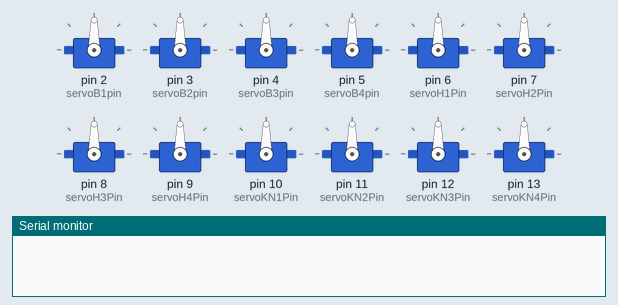
Bench run of a sketch on a simulated Arduino Uno, built with avr-gcc and run on an emulated ATmega328P. Shown: 12 × servo, the last lines printed to the serial monitor.

Above: at 0.1 s.
At 1.1 s:
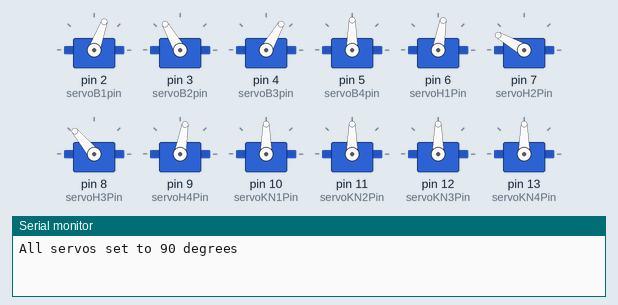
At 20.7 s:
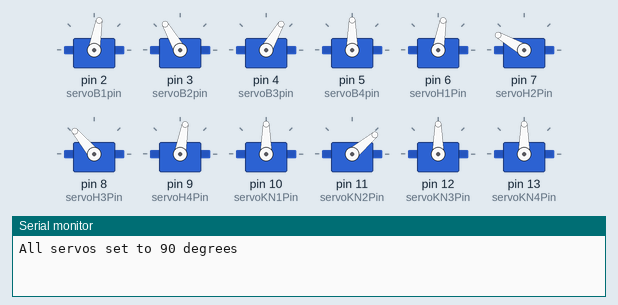
At 39.1 s:
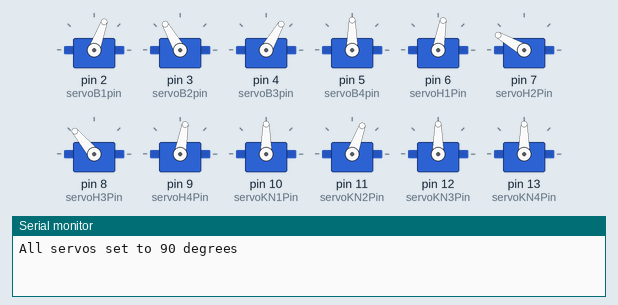
Timing chart, 0 to 40.0 s (numbered marks = the images above):
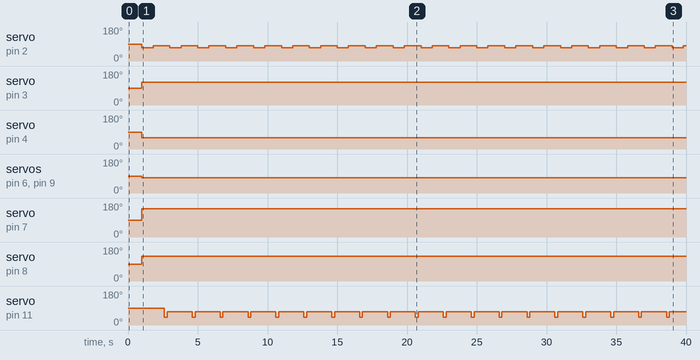

The sketch:

hand_shake.ino
```cpp
#include <Servo.h>

Servo servoB1;
Servo servoB2;
Servo servoB3;
Servo servoB4;

Servo servoH1;
Servo servoH2;
Servo servoH3;
Servo servoH4;

Servo servoKN1;
Servo servoKN2;
Servo servoKN3;
Servo servoKN4;

const int servoB1pin = 2;
const int servoB2pin = 3;
const int servoB3pin = 4;
const int servoB4pin = 5;

const int servoH1Pin = 6;
const int servoH2Pin = 7;
const int servoH3Pin = 8;
const int servoH4Pin = 9;

const int servoKN1Pin = 10;
const int servoKN2Pin = 11;
const int servoKN3Pin = 12;
const int servoKN4Pin = 13;


void frontright()
{
  servoB2.write(120);
  servoB3.write(60);
  servoB4.write(90);

  servoH1.write(80);
  servoH2.write(150);
  servoH3.write(130);
  servoH4.write(80);

  servoKN1.write(90);

  servoKN3.write(90);
  servoKN4.write(90);

  for (int i = 0; i <= 5; i=i++) {
    servoB1.write(70);
    delay(800);
   servoB1.write(80);
   delay(800);
    servoKN2.write(40);
    delay(200);
    servoKN2.write(70);
    delay(200);
  }
}


void setup() {
  Serial.begin(9600);

  // Attach servos
  servoB1.attach(servoB1pin);
  servoB2.attach(servoB2pin);
  servoB3.attach(servoB3pin);
  servoB4.attach(servoB4pin);

  servoH1.attach(servoH1Pin);
  servoH2.attach(servoH2Pin);
  servoH3.attach(servoH3Pin);
  servoH4.attach(servoH4Pin);

  servoKN1.attach(servoKN1Pin);
  servoKN2.attach(servoKN2Pin);
  servoKN3.attach(servoKN3Pin);
  servoKN4.attach(servoKN4Pin);

  delay(1000);

  // Set all servos to 90 degrees
  servoB1.write(90);
  servoB2.write(90);
  servoB3.write(90);
  servoB4.write(90);

  servoH1.write(90);
  servoH2.write(90);
  servoH3.write(90);
  servoH4.write(90);

  servoKN1.write(90);
  servoKN2.write(90);
  servoKN3.write(90);
  servoKN4.write(90);

  Serial.println("All servos set to 90 degrees");
}

void loop() {
  frontright();
}
```

Measured:
- by itself, servo on pin 2 (servoB1pin): alternates 80° for 1.2 s and 70° for 0.80 s
- by itself, servo on pin 3 (servoB2pin): 90° → 120° at 1.0 s
- by itself, servo on pin 4 (servoB3pin): 90° → 60° at 1.0 s
- by itself, servo on pin 6 (servoH1Pin), servo on pin 9 (servoH4Pin): 90° → 80° at 1.0 s
- by itself, servo on pin 7 (servoH2Pin): 90° → 150° at 1.0 s
- by itself, servo on pin 8 (servoH3Pin): 90° → 130° at 1.0 s
- by itself, servo on pin 11 (servoKN2Pin): alternates 70° for 1.8 s and 40° for 0.20 s
